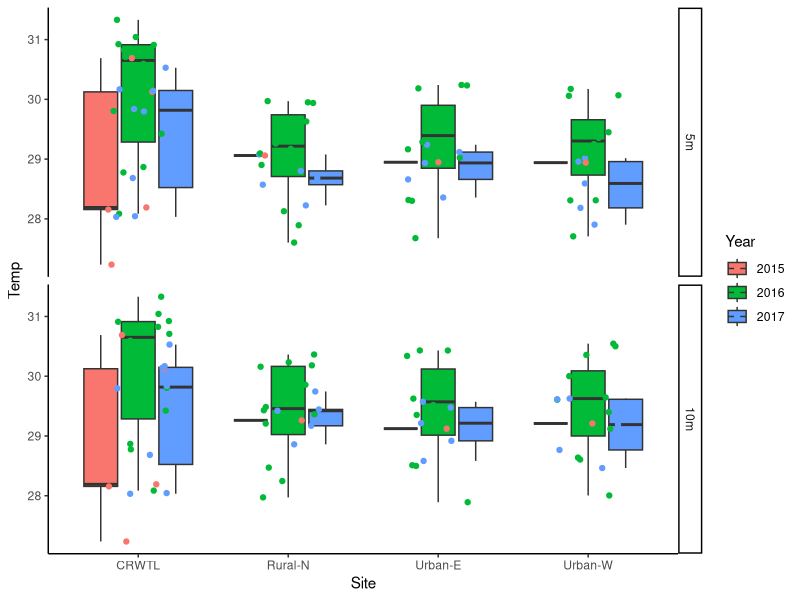
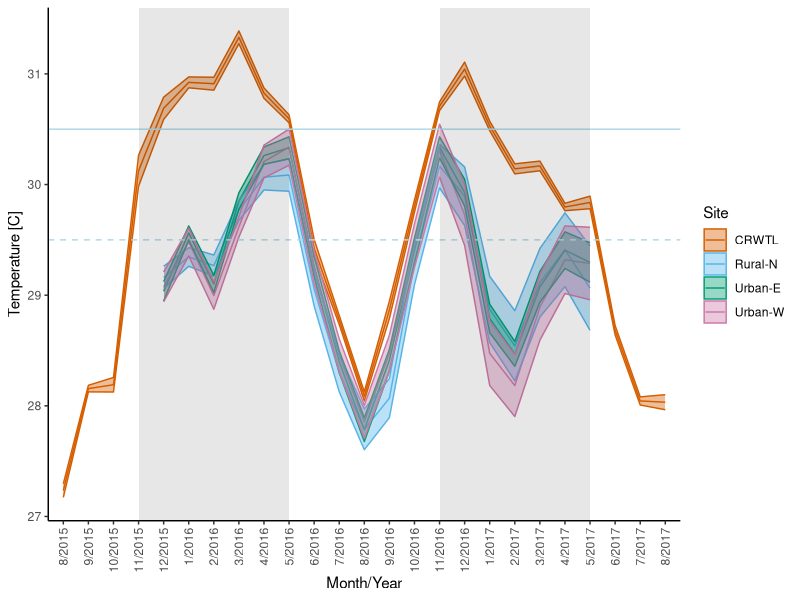
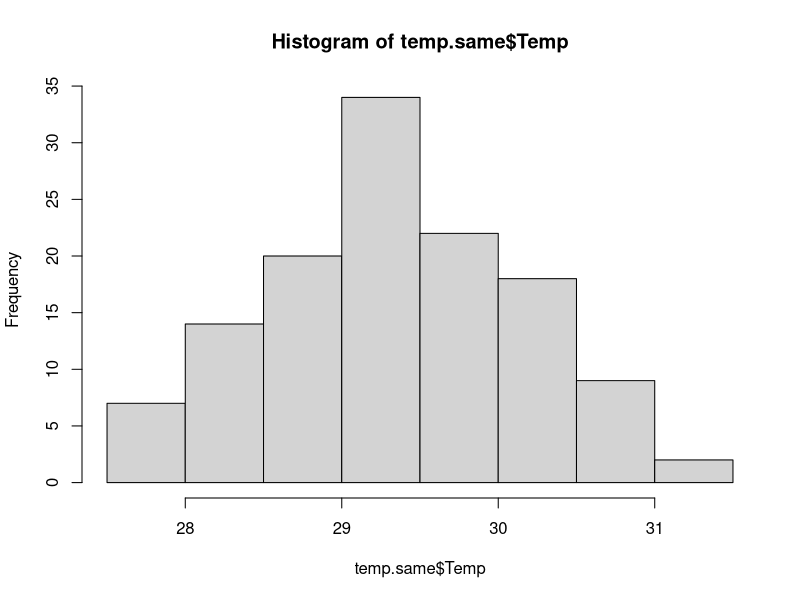
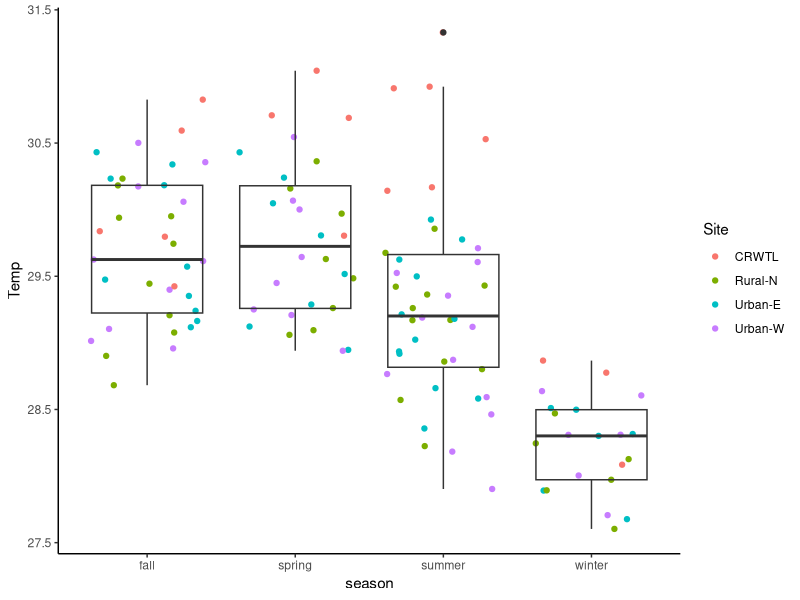
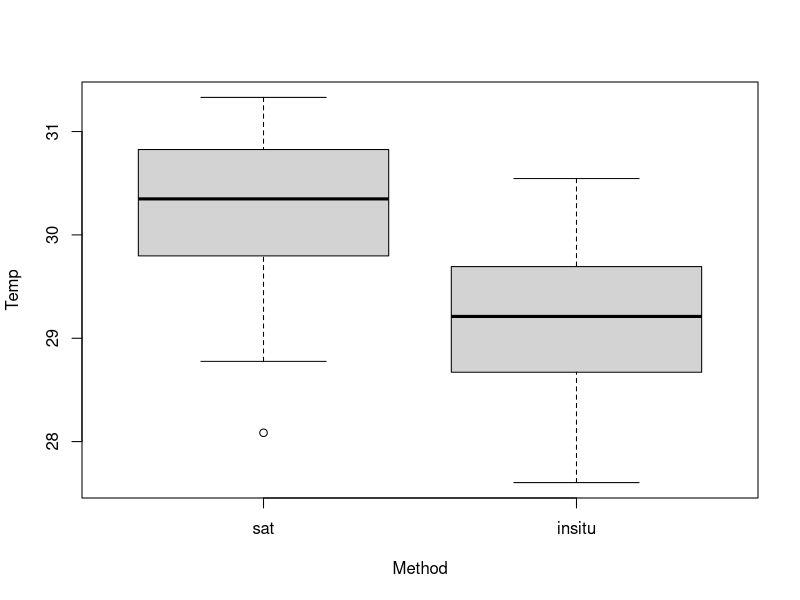
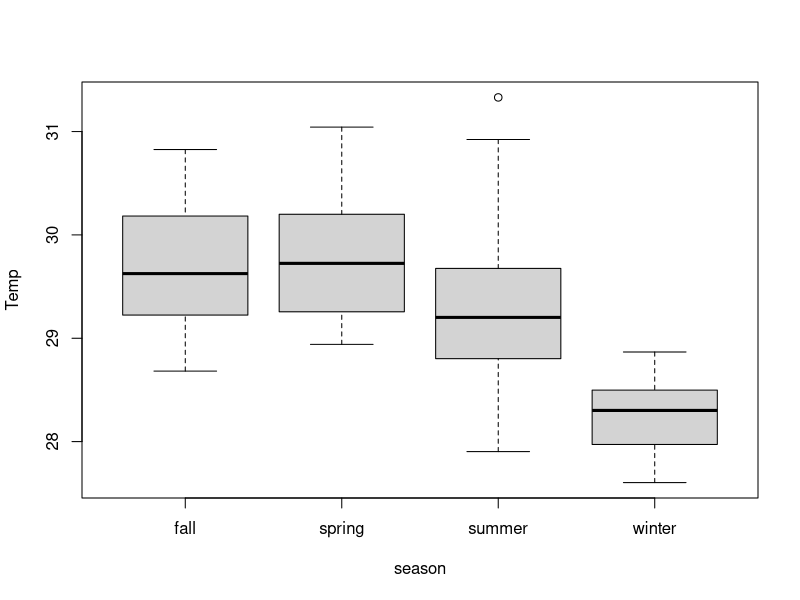
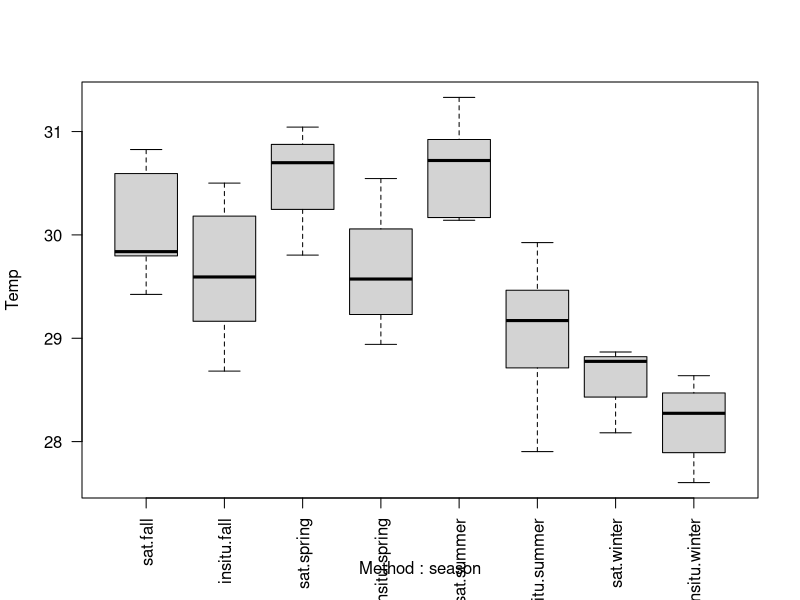
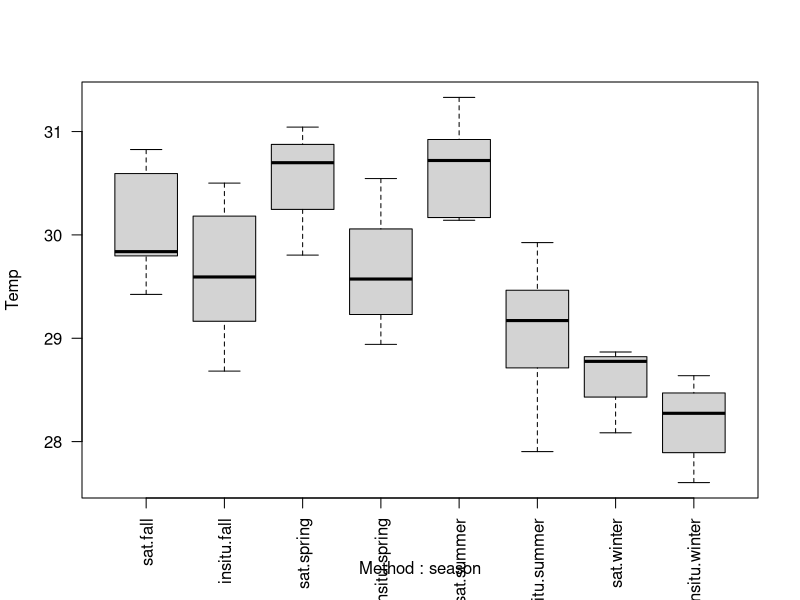

Here is the R script that generated these plots, in order:
## ---- chunk 1
knitr::opts_chunk$set(echo = TRUE)

library(tidyverse)
library(here)
## ---- chunk 2
temp <- read_csv(here::here("data/alltemp_TL_data.csv")) %>% 
   mutate_if(is.character, as.factor)
head(temp)

temp$m.y <- as.factor(paste(temp$Month, temp$Year, sep = "/")) #rewrite m.y as month/year
temp$Month <- as.factor(temp$Month)
temp$Year <- as.factor(temp$Year)
temp$Depth <- as.factor(temp$Depth)
temp$Depth <- relevel(temp$Depth, ref = '5m')

# relevel Month/yr in correct order
levels(temp$m.y)

temp$m.y = factor(temp$m.y,levels(temp$m.y)[c(21,24,3,5,7,1,9,11,13,15,17,19,22,25,4,6,8,2,10,12,14,16,18,20,23)])
## ---- chunk 3
ggplot(temp, aes(x = Site, y = Temp, fill = Year)) +
   facet_grid(Depth~.)+
    geom_boxplot() +
   geom_point(aes(color = Year), position = position_jitter(0.21)) +
    theme_classic()
## ---- chunk 4
season <- data.frame(Month = 1:12, season = rep(c("summer", "fall", "winter", "spring"), each = 3))
season$Month <- as.factor(season$Month)
season

method <- data.frame(Site = c("Rural-N", "Urban-E", "Urban-W", "CRWTL"), Method = c("insitu", "insitu", "insitu", "sat"))
method

# subset out data with both CRW and logger temperature data
temp.same <- temp %>% filter(m.y != "8/2015" & m.y != "9/2015" & m.y != "10/2015" & m.y != "11/2015" & m.y != "6/2017" & m.y != "7/2017" & m.y != "8/2017") %>% 
  inner_join(season, by = 'Month') %>% 
   inner_join(method, by = 'Site') %>% 
   mutate_if(is.character, as.factor)

# remove CRW for one depth used for plot
temp.same <- temp.same[-which(temp.same$Site == 'CRWTL' & temp.same$Depth == '10m'),] #

# relevel method so sat is reference
temp.same$Method <- relevel(temp.same$Method, ref = "sat")

head(temp.same)
## ---- chunk 5
crw <- temp %>% 
   filter( Site == "CRWTL") %>% 
   dplyr::select(Site, m.y, Temp, sd, se)
colnames(crw) <- c("Site", "m.y", "siteave", "SD", "SE")
crw
## ---- chunk 6
temp.same %>% 
   filter(Method != "sat") %>% 
   dplyr::select(-N, -sd, -se, -ci) %>% 
   pivot_wider(names_from = Depth,
               values_from = Temp) %>% 
   mutate(diff = `5m` - `10m`) %>% 
   group_by(Site) %>% 
   summarize(avediff = mean(diff)) %>% 
   summarize(diff = mean(avediff), SE = sd(avediff))
## ---- chunk 7
temp.avelog <- temp.same %>% 
   filter(Method != "sat") %>% 
   group_by(Site, m.y) %>% 
   dplyr::summarise(siteave = mean(Temp), SD = sd(Temp), SE = SD/sqrt(n())) #, N = n())

temp.avelog

alltemp <- rbind(temp.avelog, crw)
alltemp
## ---- chunk 8
start <-  c("11/2015", "11/2016")
end <-  c("5/2016", "5/2017")

cbPalette <- c("#D55E00", "#56B4E9", "#009E73",  "#CC79A7")

ggplot(alltemp, mapping= aes(m.y, siteave, group = Site, color = Site)) +
   geom_line()+
   geom_ribbon(aes(m.y, siteave, ymax= siteave+(SE), ymin= siteave-(SE), fill = Site),
               alpha = 0.4) + 
   scale_color_manual( values = cbPalette) +
   scale_fill_manual(values = cbPalette) +
   theme_classic() +
 #  ggtitle("Coral Reef Watch - In Situ Temperature Monthly Mean + SE") +
   xlab("Month/Year") + ylab("Temperature [C]") +
   theme(axis.text.x = element_text(angle = 90, hjust = 1, vjust = 0.5)) +
      geom_hline(yintercept = 29.5, color = "light blue", linetype = 2) +
   geom_hline(yintercept = 30.5, color = "light blue")  +
   annotate("rect", xmin = '11/2015', xmax = '5/2016', ymin = -Inf, ymax = Inf,
           alpha = .1,fill = "gray10") +
   annotate("rect", xmin = '11/2016', xmax = '5/2017', ymin = -Inf, ymax = Inf,
           alpha = .1,fill = "gray10")

ggsave(here::here("figures/Fig7_line_TLtemp.jpg"), width = 7, height = 4)
## ---- chunk 9
hist(temp.same$Temp)
## ---- chunk 10
site.lm <- lm(Temp~Site * season, data = temp.same)
library(car)
Anova(site.lm)
library(emmeans)
emmeans(site.lm, list(pairwise ~ season), adjust = "tukey")
emmeans(site.lm, list(pairwise ~ Site), adjust = "tukey")
## ---- chunk 11
site.lm2 <- lm(Temp~Site * season, data = temp.same, contrasts = list(Method = contr.sum, season = contr.sum))
library(car)
Anova(site.lm2, type = 'III')
library(emmeans)
emmeans(site.lm2, list(pairwise ~ season), adjust = "tukey")
emmeans(site.lm2, list(pairwise ~ Site), adjust = "tukey")
## ---- chunk 12
ggplot(temp.same, aes(season, Temp)) + 
   geom_jitter(aes(color = Site)) +
   geom_boxplot(fill = NA) + 
   theme_classic()
## ---- chunk 13
method.lm <- lm(Temp~Method*season, data = temp.same)
Anova(method.lm)

emmeans(method.lm, list(pairwise ~ season), adjust = "tukey")
emmeans(method.lm, list(pairwise ~ Method), adjust = "tukey")
emmeans(method.lm, list(pairwise ~ Method:season), adjust = "tukey")

boxplot(Temp~Method, data = temp.same)
boxplot(Temp~season, data = temp.same)
boxplot(Temp~Method:season, data = temp.same, las = 2)
## ---- chunk 14
method.lm <- lm(Temp~Method*season, data = temp.same, contrasts = list(Method = contr.sum, season = contr.sum))
Anova(method.lm, type = 'III')

emmeans(method.lm, list(pairwise ~ season), adjust = "tukey")
emmeans(method.lm, list(pairwise ~ Method), adjust = "tukey")
emmeans(method.lm, list(pairwise ~ Method:season), adjust = "tukey")

boxplot(Temp~Method:season, data = temp.same, las = 2)

library(ggeffects)
plotdat <- method.lm %>% 
   ggemmeans(~ Method:season) %>% 
   as.data.frame() 

levels(plotdat$group)
plotdat$group <- ordered(plotdat$group, 
                         levels = c("summer", "fall", "winter", "spring"))

ggplot(plotdat, aes(x = group, y = predicted, color = x)) +
      geom_errorbar(aes(ymin = conf.low, ymax = conf.high),
                 width = 0.2, size = 1) +
   geom_point(shape = 15, size = 3) +
   theme_classic() +
   scale_x_discrete(breaks = c("summer", "fall", "winter", "spring"),
                    labels = c("Summer", "Fall", "Winter", "Spring")) +
   scale_color_discrete(name = "Method",
                        breaks = c("sat", "insitu"),
                        labels = c("CRWTL", "In Situ")) +
   xlab("Austral Season") +
   ylab("Mean Temperature [C]") +
   geom_hline(yintercept = 29.5,
              linetype = "dashed",
              color = "lightblue") +
   geom_hline(yintercept = 30.5,
              color = "lightblue")

ggsave(here::here("figures/Fig8_seasonmethod.jpg"), height = 4, width = 7, dpi = 300)
## ---- chunk 15
ggplot(temp.same, aes(season, Temp)) + 
   geom_boxplot(fill = NA) + 
   geom_jitter(aes(color = Method)) +
   theme_classic()
## ---- chunk 16
temp.same %>% 
   group_by(Method, season) %>% 
   dplyr::summarize(avetemp = mean(Temp), 
                    SDtemp = sd(Temp), 
                    SEtemp = sd(Temp)/sqrt(n()))
## ---- chunk 17
logger <- filter(temp.same, temp.same$Method != 'sat') %>% droplevels()
head(logger)
## ---- chunk 18
log.lm <- lm(Temp ~ Site * Depth + factor(Month)/factor(Year), data = logger)
Anova(log.lm)
plot(log.lm)

emmeans(log.lm, list(pairwise ~ factor(Month):factor(Year)), adjust = "tukey")
emmeans(log.lm, list(pairwise ~ Site:Depth), adjust = "tukey")

boxplot(Temp~Depth, data = logger)
boxplot(Temp~Site, data = logger)
boxplot(Temp~Month, data = logger)

logger$Ym <- interaction(logger$Year, logger$Month)
boxplot(Temp~Ym, data = logger, las = 2)
## ---- chunk 19
log.lm.nodepth <- lm(Temp ~ Site + factor(Month)/factor(Year), data = logger)
Anova(log.lm.nodepth)
plot(log.lm.nodepth)

emmeans(log.lm.nodepth, list(pairwise ~ factor(Month):factor(Year)), adjust = "tukey")
emmeans(log.lm.nodepth, list(pairwise ~ Site), adjust = "tukey")

boxplot(Temp~Site, data = logger)
boxplot(Temp~Month, data = logger)

logger$Ym <- interaction(logger$Year, logger$Month)
boxplot(Temp~Ym, data = logger, las = 2)
## ---- chunk 20
sitedepth.ave <- logger %>% 
   group_by(Site,Depth) %>% 
   dplyr::summarize(ave = mean(Temp), SD = sd(Temp), se = SD/sqrt(n()))
sitedepth.ave

logger %>% 
   group_by(Month, Year) %>% 
   dplyr::summarize(ave = mean(Temp), SD = sd(Temp), se = SD/sqrt(n()))
## ---- chunk 21
sitedepth.diff <- sitedepth.ave %>% 
   select(Site, Depth, ave) %>% 
   spread(Depth, ave) %>% 
   mutate(diff = `10m` - `5m`)
sitedepth.diff
ave(sitedepth.diff$diff)
